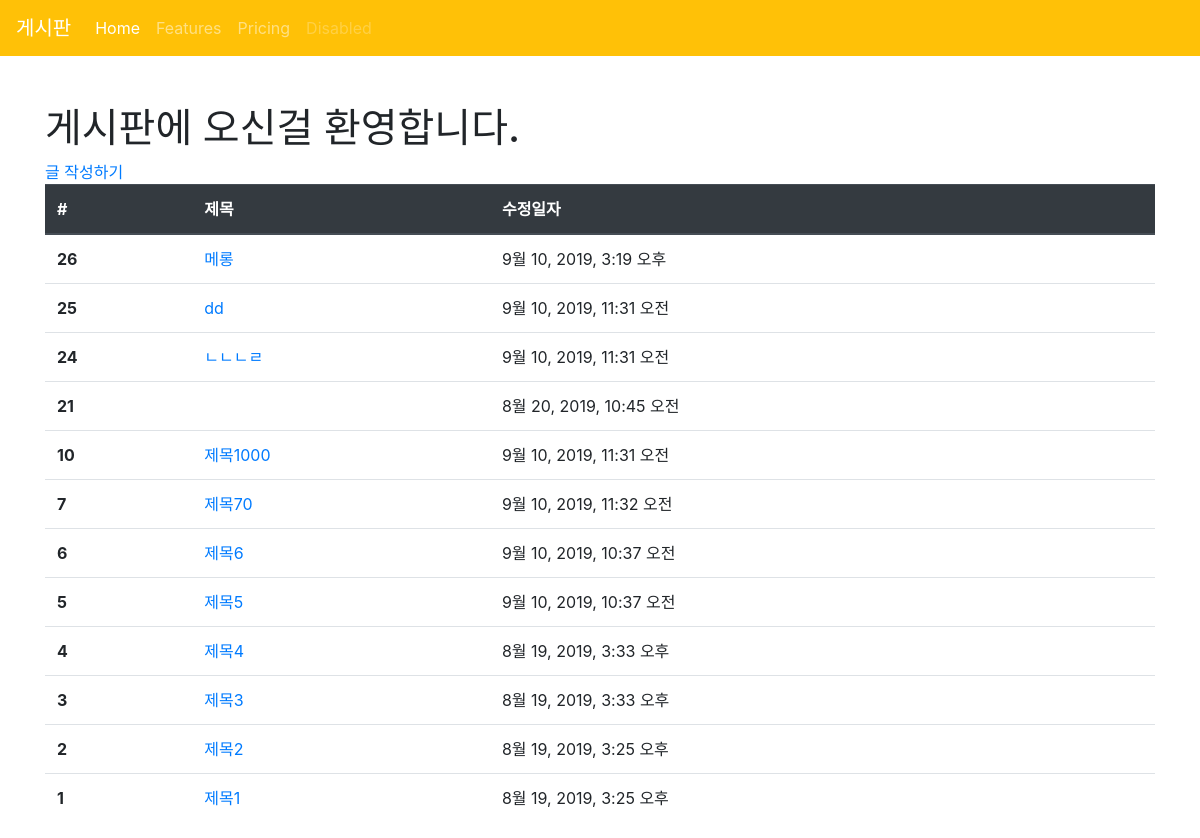
/articles/, run on an earlier commit of the app's database.
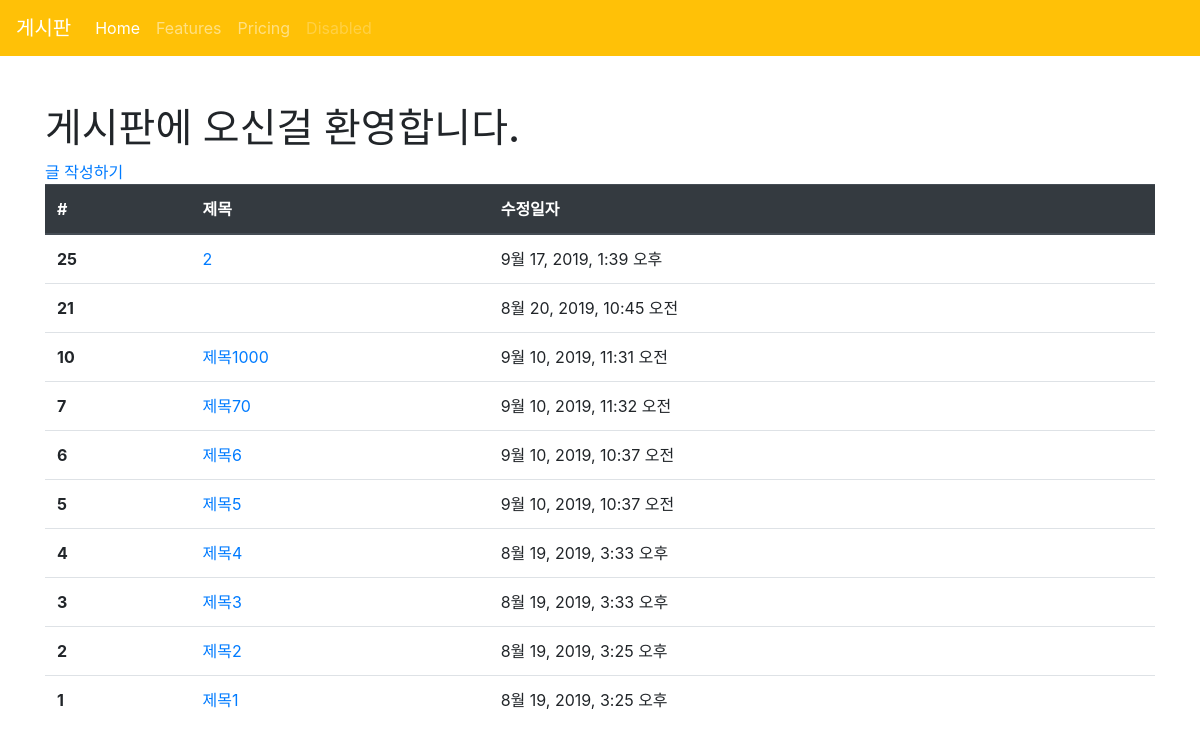
And on a later commit of the database.
### articles/models.py (models this page shows, shortened)
class Article(models.Model):
    title = models.CharField(max_length=10)
    content = models.TextField()
    created_at = models.DateTimeField(auto_now_add=True)
    updated_at = models.DateTimeField(auto_now=True)

### articles/views.py (the view)
# urls.py: path('', views.index, name='index'),
@require_GET
def index(request):
    articles = Article.objects.order_by('-id')
    context = {
        'articles': articles
    }
    return render(request, 'articles/index.html', context)

### articles/templates/articles/index.html (shortened to what this page needs)
<!DOCTYPE html>
<html lang="ko">
<head>
</head>
{% extends 'articles/base.html' %}
{% block body %}
<h1>게시판에 오신걸 환영합니다.</h1>
<a href="{% url 'articles:create' %}">글 작성하기</a>
<table class="table">
  <thead class="thead-dark">
    <tr>
      <th scope="col">#</th>
      <th scope="col">제목</th>
      <th scope="col">수정일자</th>
    </tr>
  </thead>
  <tbody>
    {% for article in articles %}
    <tr>
      <th scope="row">{{ article.id }}</th>
      <td>
        <a href="{% url 'articles:detail' article.pk %}">{{ article.title }}</a>
      </td>
      <td>{{ article.updated_at }}</td>
    </tr>
    {% endfor %}
  </tbody>
</table>
{% endblock %}

What changed in the data, as far as the page shows it:
removed Article: id "26", title "메롱", updated_at "9월 10, 2019, 3:19 오후"
removed Article: id "24", title "ㄴㄴㄴㄹ", updated_at "9월 10, 2019, 11:31 오전"
changed Article id 25: title "dd" → "2"; updated_at "9월 10, 2019, 11:31 오전" → "9월 17, 2019, 1:39 오후"
